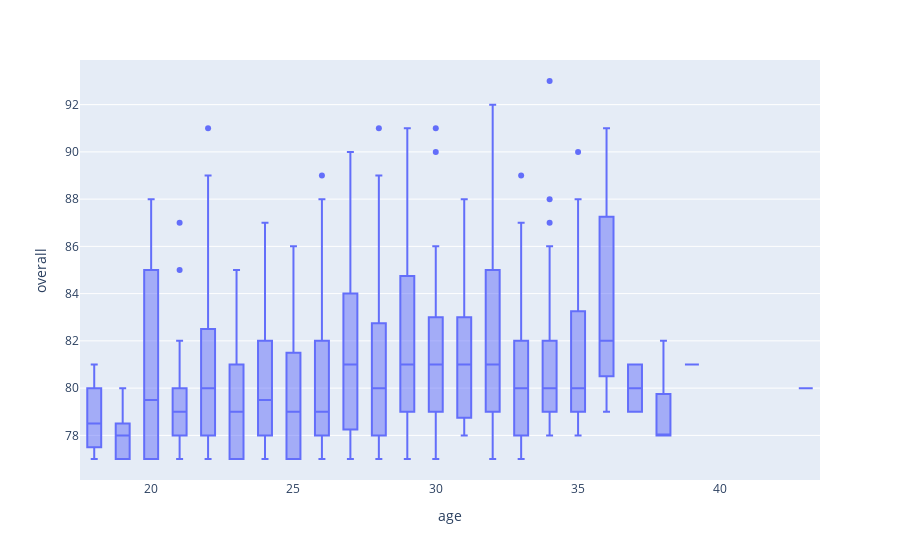

The notebook cell saved with this chart:
### Code cell
px.box(df, y = 'overall', x = 'age', hover_name='short_name')

### Figure 1 — Plotly figure (JSON) as saved in the notebook; plotly's stock layout.template omitted (floating-point values rounded to 4 significant figures; data arrays with more than 128 entries replaced by an {"elided": "..."} marker saying what was removed)
{"data": [{"alignmentgroup": "True", "hovertemplate": "<b>%{hovertext}</b><br><br>age=%{x}<br>overall=%{y}<extra></extra>", "hovertext": {"elided": "652 str values"}, "legendgroup": "", "marker": {"color": "#636efa"}, "name": "", "notched": false, "offsetgroup": "", "orientation": "v", "showlegend": false, "type": "box", "x": {"elided": "652 int values"}, "x0": " ", "xaxis": "x", "y": {"elided": "652 int values"}, "y0": " ", "yaxis": "y"}], "layout": {"boxmode": "group", "legend": {"tracegroupgap": 0}, "margin": {"t": 60}, "xaxis": {"anchor": "y", "domain": [0, 1], "title": {"text": "age"}}, "yaxis": {"anchor": "x", "domain": [0, 1], "title": {"text": "overall"}}}}
